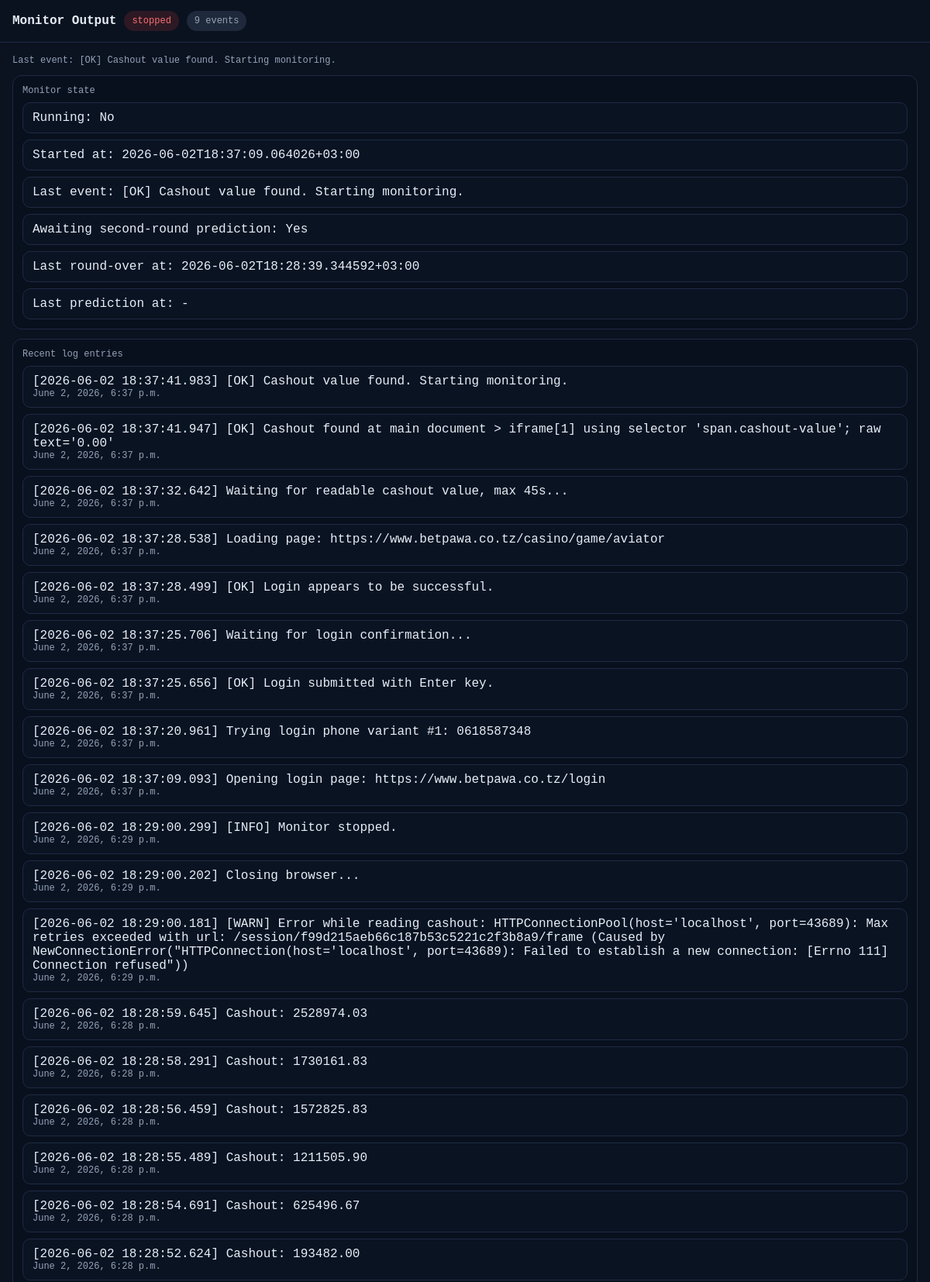
Screenshot of /monitor/ (upper part) with the database file from the repository.
### api_app/models.py (models this page shows, shortened)
class MonitorLog(models.Model):
    message = models.TextField()
    created_at = models.DateTimeField(default=timezone.now)
    class Meta:
        verbose_name = 'Monitor Log'
        verbose_name_plural = 'Monitor Logs'

### api_app/views.py (the view)
# urls.py: path('monitor/', views.monitor_page, name='monitor_page'),
def monitor_page(request):
    shared_state = _load_monitor_state_from_db()
    recent_logs = []
    recent_odds = []
    try:
        recent_logs = list(
            MonitorLog.objects.order_by('-created_at').values('created_at', 'message')[:50]
        )
    except Exception:
        recent_logs = []
    try:
        recent_odds = list(
            MonitorRoundOdds.objects.order_by('-created_at').values('created_at', 'round_number', 'payout', 'raw_message')[:50]
        )
    except Exception:
        recent_odds = []
    return render(request, 'monitor.html', {
        'is_running': bool(shared_state.get('running')),
        'monitor_state': shared_state,
        'recent_logs': recent_logs,
        'recent_odds': recent_odds,
    })

### api_app/models.py (called while the page is built)
    @classmethod
    def default_state(cls):
        return {
            'running': False,
            'started_at': None,
            'last_event': None,
            'event_count': 0,
            'awaiting_second_round_prediction': False,
            'last_round_over_at': None,
            'last_round_over_event': None,
            'last_prediction_phase': None,
            'last_prediction_at': None,
        }

    @classmethod
    def get_current(cls):
        obj, _ = cls.objects.get_or_create(name='default', defaults={'state': cls.default_state()})
        data = cls.default_state()
        data.update(obj.state or {})
        return obj, data

### api_app/views.py (called while the page is built, shortened)
def _apply_round_over_log_fallback(state):
    if state.get('last_round_over_at'):
        return state

def _load_monitor_state_from_db():
    try:
        obj, state = MonitorState.get_current()
        state['updated_at'] = obj.updated_at.isoformat()
        stale_after = int(os.environ.get('AVIATOR_MONITOR_STALE_SECONDS', '120'))
        if state.get('running') and obj.updated_at <= timezone.now() - timedelta(seconds=stale_after):
            state['running'] = False
        return _apply_round_over_log_fallback(state)
    except Exception:
        return {**_default_monitor_state(), **MONITOR_STATE}

### api_app/templates/monitor.html (shortened to what this page needs)
<!doctype html>
<html>
  <head>
  </head>
  <body>
    <header>
      <div class="left">
        <strong>Monitor Output</strong>
        <span class="badge {% if monitor_state.running %}on{% else %}off{% endif %}">
          {% if monitor_state.running %}running{% else %}stopped{% endif %}
        </span>
        <span class="badge">{{ monitor_state.event_count|default:0 }} events</span>
      </div>
    </header>
    <main>
      <div class="muted">
        {% if monitor_state.last_event %}
          Last event: {{ monitor_state.last_event }}
        {% else %}
          Waiting for events…
        {% endif %}
      </div>
      <section class="panel">
        <div class="muted" style="margin-bottom: 8px;">Monitor state</div>
        <div class="grid">
          <div class="entry">Running: {{ monitor_state.running|yesno:"Yes,No" }}</div>
          <div class="entry">Started at: {{ monitor_state.started_at|default:"-" }}</div>
          <div class="entry">Last event: {{ monitor_state.last_event|default:"-" }}</div>
          <div class="entry">Awaiting second-round prediction: {{ monitor_state.awaiting_second_round_prediction|yesno:"Yes,No" }}</div>
          <div class="entry">Last round-over at: {{ monitor_state.last_round_over_at|default:"-" }}</div>
          <div class="entry">Last prediction at: {{ monitor_state.last_prediction_at|default:"-" }}</div>
        </div>
      </section>
      <section class="panel">
        <div class="muted" style="margin-bottom: 8px;">Recent log entries</div>
        {% if recent_logs %}
          <div class="grid">
            {% for row in recent_logs %}
              <div class="entry">
                <div>{{ row.message }}</div>
                <div class="muted">{{ row.created_at }}</div>
              </div>
            {% endfor %}
          </div>
        {% else %}
          <div class="muted">No log entries yet.</div>
        {% endif %}
      </section>
    </main>
  </body>
</html>

### api_app/templates/monitor.html (style rules this page uses)
:root { color-scheme: dark; }
body { margin: 0; background: #0b1220; color: #e6eef8; font-family: ui-monospace, SFMono-Regular, Menlo, Monaco, Consolas, monospace; }
header { position: sticky; top: 0; display: flex; align-items: center; justify-content: space-between; gap: 12px; padding: 14px 16px; background: rgba(11, 18, 32, 0.96); border-bottom: 1px solid #1f2a44; }
.left, .right { display: flex; align-items: center; gap: 10px; flex-wrap: wrap; }
.badge { padding: 6px 10px; border-radius: 999px; background: #1e293b; color: #94a3b8; font-size: 12px; }
.badge.off { background: rgba(239, 68, 68, 0.15); color: #f87171; }
main { padding: 16px; }
.muted { color: #94a3b8; font-size: 12px; }
.panel { margin-top: 12px; border: 1px solid #1f2a44; border-radius: 12px; background: #08101d; padding: 12px; }
.grid { display: grid; gap: 8px; }
.entry { padding: 10px 12px; border: 1px solid #1f2a44; border-radius: 10px; background: #0a1322; }

### rows the page displays
MonitorLog: message "[2026-06-02 18:37:41.983] [OK] Cashout value found. Starting monitoring.", created_at "June 2, 2026, 6:37 p.m."
MonitorLog: message "[2026-06-02 18:37:41.947] [OK] Cashout found at main document > iframe[1] using selector 'span.cashout-value'; raw text='0.00'", created_at "June 2, 2026, 6:37 p.m."
MonitorLog: message "[2026-06-02 18:37:32.642] Waiting for readable cashout value, max 45s...", created_at "June 2, 2026, 6:37 p.m."
MonitorLog: message "[2026-06-02 18:37:28.538] Loading page: https://www.betpawa.co.tz/casino/game/aviator", created_at "June 2, 2026, 6:37 p.m."
MonitorLog: message "[2026-06-02 18:37:28.499] [OK] Login appears to be successful.", created_at "June 2, 2026, 6:37 p.m."
MonitorLog: message "[2026-06-02 18:37:25.706] Waiting for login confirmation...", created_at "June 2, 2026, 6:37 p.m."
MonitorLog: message "[2026-06-02 18:37:25.656] [OK] Login submitted with Enter key.", created_at "June 2, 2026, 6:37 p.m."
MonitorLog: message "[2026-06-02 18:37:20.961] Trying login phone variant #1: 0618587348", created_at "June 2, 2026, 6:37 p.m."
MonitorLog: message "[2026-06-02 18:37:09.093] Opening login page: https://www.betpawa.co.tz/login", created_at "June 2, 2026, 6:37 p.m."
MonitorLog: message "[2026-06-02 18:29:00.299] [INFO] Monitor stopped.", created_at "June 2, 2026, 6:29 p.m."
MonitorLog: message "[2026-06-02 18:29:00.202] Closing browser...", created_at "June 2, 2026, 6:29 p.m."
MonitorLog: message "[2026-06-02 18:29:00.181] [WARN] Error while reading cashout: HTTPConnectionPool(host='localhost', port=43689): Max retries exceeded with url: /session/f99d215aeb66c187b53c5221c2f3b8a9/frame (Caused by NewConnectionError(\"HTTPConnection(host='localhost', port=43689): Failed to establish a new connection: [Errno 111] Connection refused\"))", created_at "June 2, 2026, 6:29 p.m."
MonitorLog: message "[2026-06-02 18:28:59.645] Cashout: 2528974.03", created_at "June 2, 2026, 6:28 p.m."
MonitorLog: message "[2026-06-02 18:28:58.291] Cashout: 1730161.83", created_at "June 2, 2026, 6:28 p.m."
MonitorLog: message "[2026-06-02 18:28:56.459] Cashout: 1572825.83", created_at "June 2, 2026, 6:28 p.m."
MonitorLog: message "[2026-06-02 18:28:55.489] Cashout: 1211505.90", created_at "June 2, 2026, 6:28 p.m."
MonitorLog: message "[2026-06-02 18:28:54.691] Cashout: 625496.67", created_at "June 2, 2026, 6:28 p.m."
MonitorLog: message "[2026-06-02 18:28:52.624] Cashout: 193482.00", created_at "June 2, 2026, 6:28 p.m."

### other values shown
{{ monitor_state.event_count|default:0 }} "9"
{{ monitor_state.last_event }} "[OK] Cashout value found. Starting monitoring."
{{ monitor_state.running|yesno:"Yes,No" }} "No"
{{ monitor_state.started_at|default:"-" }} "2026-06-02T18:37:09.064026+03:00"
{{ monitor_state.last_event|default:"-" }} "[OK] Cashout value found. Starting monitoring."
{{ monitor_state.awaiting_second_round_prediction|yesno:"Yes,No" }} "Yes"
{{ monitor_state.last_round_over_at|default:"-" }} "2026-06-02T18:28:39.344592+03:00"
{{ monitor_state.last_prediction_at|default:"-" }} "-"
